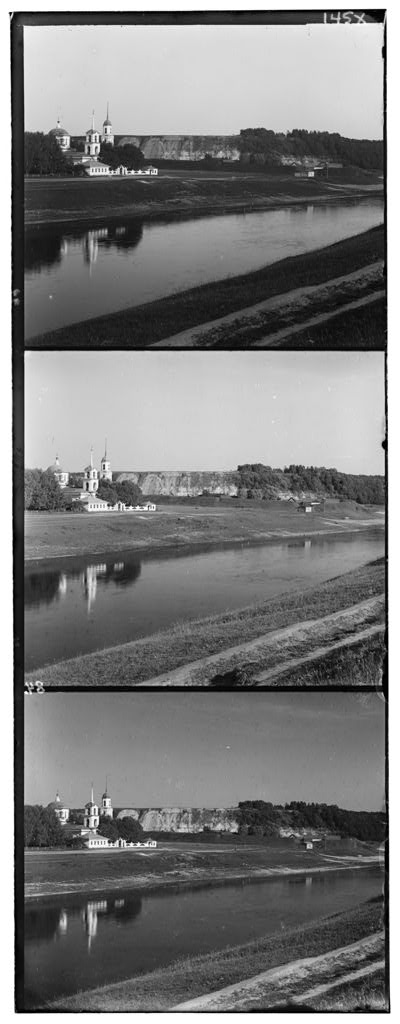
#> input picture School/UIUC/CSE543/HW1/data/00125v.jpg, 400 x 1024 px, found by its file name
$ python Assignment1.py   (older library calls are emulated)
#> lines starting #> are read from the running program, lines starting #| are printed output that depends on the picture
import numpy as np
import cv2
import os
import sys
from PIL import Image, ImageChops
import time

start_time = time.time()

print(os.path.exists('Assignement1\\data\\00125v.jpg'))
img = cv2.imread('Assignement1\\data\\00125v.jpg')
#> img is the input picture: shape (1024, 400, 3); min 0, max 255, mean 124.2
# print(img.shape)

# divide to 3 channel
def divideCh(img):
    height = np.floor(img.shape[0] / 3).astype(int)
    b = img[:height, :]
    g = img[height:(height*2), :]
    r = img[(height*2):(height*3), :]
    return b, g, r

# crop image to same size and get rid of border with some scale
def cropImg(img, scale):
    height = np.floor(img.shape[0]).astype(int)
    width = np.floor(img.shape[1]).astype(int)
    cropHeight = np.floor(img.shape[0] / scale).astype(int)
    cropWidth = np.floor(img.shape[1] / scale).astype(int)
    return img[cropHeight:(height - cropHeight), cropWidth:(width - cropWidth)]

# normalize
def avgmethod(img):
    # mean = np.mean(img)
    # return np.divide(img, mean)
    norm = cv2.normalize(img, None, alpha=0, beta=1, norm_type=cv2.NORM_MINMAX, dtype=cv2.CV_32F)
    return norm

# roll img
def rollImg(img, x, y):
    xRoll = np.roll(img, x, axis = 1)
    return np.roll(xRoll, y, axis = 0)

# ssd method
def ssd(img1, img2, posOff, searchWindow):
    xStart, yStart = posOff[0], posOff[1]
    err = sys.maxsize
    offset = posOff

    for i in range(xStart - searchWindow, xStart + searchWindow + 1):
        for j in range(yStart - searchWindow, yStart + searchWindow + 1):
            currentErr = np.sum((rollImg(img1, i, j) - img2)**2)
            if currentErr < err:
                err = currentErr
                offset = [i,j]
    print(offset)
    return offset

# ncc method
def ncc(img1, img2, posOff, searchWindow):
    xStart, yStart = posOff[0], posOff[1]
    corelation = 0
    offset = 0
    for i in range(xStart - searchWindow, xStart + searchWindow + 1):
            for j in range(yStart - searchWindow, yStart + searchWindow + 1):
                result = cv2.matchTemplate(rollImg(img1, i, j), img2, cv2.TM_CCOEFF_NORMED)
                # print(result)
                if result > corelation:
                    corelation = result
                    offset = [i,j]
    # print(offset)
    return offset

# image pyramid method
def imagePyramid(img1, img2, posOff, searchWindow, count):
    if(img1.shape[0] < 256):
        return ssd(img1, img2, posOff, searchWindow)
    else:
        lower_res1 = cv2.pyrDown(img1)
        lower_res2 = cv2.pyrDown(img2)
        newOff = np.multiply(imagePyramid(lower_res1, lower_res2, posOff, searchWindow, count - 1), 2)
        searchWindow = int(20/count)
        return ssd(img1, img2, newOff, searchWindow)

# mainly use for merging orignial BGR channels to compare with the result image
def merge(img1, img2, img3):
    b1,g1,r1 = cv2.split(img1)
    b2,g2,r2 = cv2.split(img2)
    b3,g3,r3 = cv2.split(img3)
    merged = cv2.merge([b1,g2,r3])
    # cv2.imshow('merge', merged)
    return merged

# shifting/offset method
def shifting(img, shiftx, shifty):
    rows, cols, c = img.shape
    shiftAmount = np.float32([[1,0,shiftx],[0,1,shifty]])
    shiftResult = cv2.warpAffine(img,shiftAmount,(cols,rows))
    return shiftResult

# merging BGR channels after shifting
def shiftmerge(img1, img2, img3):
    b1,g1,r1 = cv2.split(img1)
    b2,g2,r2 = cv2.split(img2)
    b3,g3,r3 = cv2.split(img3)
    shiftmerge = cv2.merge([b1,g2,r3])
    cv2.imshow('Shiftmerge', shiftmerge)
    return shiftmerge

################## main code ##################
scale = 20
posOff = [-5,5]
searchWindow = 20

# divide 3 channels
b, g, r = divideCh(img)
#> in divideCh, `b = img[:height, :]`:
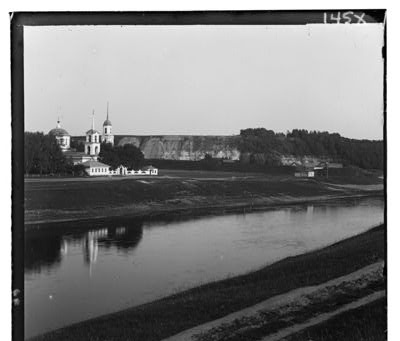
#> b: shape (341, 400, 3); min 0, max 255, mean 125.9
#> in divideCh, `g = img[height:(height*2), :]`:
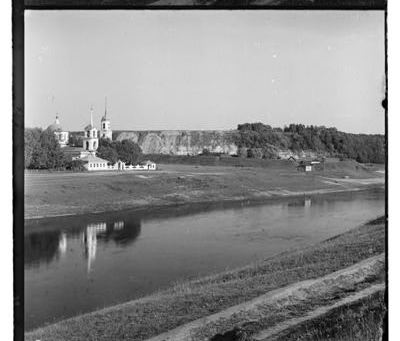
#> g: shape (341, 400, 3); min 0, max 255, mean 139.3
#> in divideCh, `r = img[(height*2):(height*3), :]`:
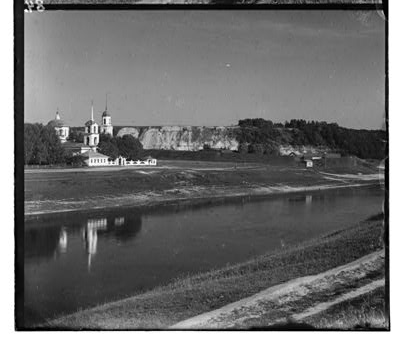
#> r: shape (341, 400, 3); min 0, max 255, mean 106.9

# crop the image to same size and get rid of border
b = cropImg(b, scale)
g = cropImg(g, scale)
r = cropImg(r, scale)

# normalize each channel
b = avgmethod(b)
g = avgmethod(g)
r = avgmethod(r)
# [16 lines of commented-out code are left out]
gbPyramid = imagePyramid(b, g, posOff, searchWindow, 10)
#> the loop in ssd, `for i in range(xStart - searchWindow, xStart + searchWindow + 1):` made 41 passes
#> pass 3, in rollImg (call 83), `xRoll = np.roll(img, x, axis = 1)`:
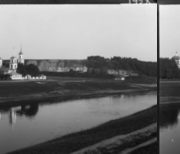
#> xRoll: shape (154, 180, 3) float32; min 0.0473, max 0.957, mean 0.482
#> after the loop in ssd, `for i in range(xStart - searchWindow, xStart + searchWindow + 1):`: err = 1671.6; offset = [0, -3]
#| [0, -3]
#> in imagePyramid, `newOff = np.multiply(imagePyramid(lower_res1, lower_res2, posOff, sear..`: newOff = [0, -6]
#| [-1, -6]
#> gbPyramid = [-1, -6]
rbPyramid = imagePyramid(b, r, posOff, searchWindow, 10)
#> call 3 of imagePyramid, with searchWindow = 20, count = 10
#> in imagePyramid (call 3), `lower_res2 = cv2.pyrDown(img2)`:
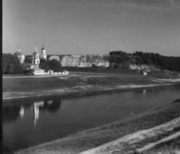
#> lower_res2: shape (154, 180, 3) float32; min 0.0489, max 0.91, mean 0.374
#| [0, -5]
#> in imagePyramid (call 3), `newOff = np.multiply(imagePyramid(lower_res1, lower_res2, posOff, sear..`: newOff = [0, -10]
#| [-1, -10]
#> rbPyramid = [-1, -10]
gShift = shifting(g, -gbPyramid[0], -gbPyramid[1])
rShift = shifting(r, -rbPyramid[0], -rbPyramid[1])
#> call 2 of shifting, with shiftx = 1, shifty = 10
#> in shifting (call 2), `shiftResult = cv2.warpAffine(img,shiftAmount,(cols,rows))`:
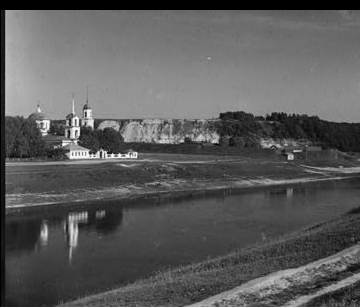
#> shiftResult: shape (307, 360, 3) float32; min 0, max 1, mean 0.36

# # merge 3 channels after shifting
shiftmerged = shiftmerge(b, gShift, rShift)
#> in shiftmerge, `shiftmerge = cv2.merge([b1,g2,r3])`:
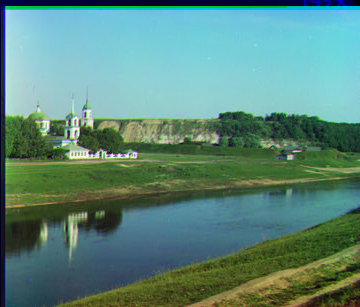
#> shiftmerge: shape (307, 360, 3) float32; mean B, G, R 0.483, 0.533, 0.36; drawn with min black and max white

# return/output image by * 25 to get [0:255]
# cv2.imwrite('ssd125vResult.jpg', 255*shiftmerged)

end_time = time.time()
total_time = end_time - start_time
print(total_time)

cv2.waitKey(0)

$ run again, with School/UIUC/CSE543/HW1/data/00153v.jpg copied over School/UIUC/CSE543/HW1/data/00125v.jpg
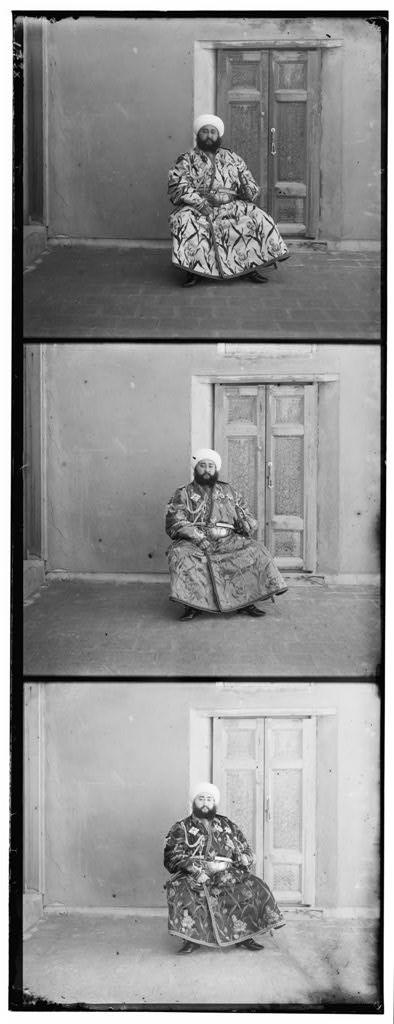
#> input picture School/UIUC/CSE543/HW1/data/00153v.jpg, 394 x 1024 px, found by its file name
#> img is the input picture: shape (1024, 394, 3); min 0, max 255, mean 145.2
#> after the loop in ssd, `for i in range(xStart - searchWindow, xStart + searchWindow + 1):`: err = 1559; offset = [0, -3]
#| [0, -3]
#> newOff = [0, -6]
#| [-2, -7]
#> gbPyramid = [-2, -7]
#> in imagePyramid (call 3), `lower_res2 = cv2.pyrDown(img2)`:
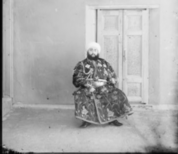
#> lower_res2: shape (154, 178, 3) float32; mean B, G, R 0.685, 0.685, 0.685
#| [0, -1]
#> newOff = [0, -2]
#| [0, -2]
#> in shiftmerge, `shiftmerge = cv2.merge([b1,g2,r3])`:
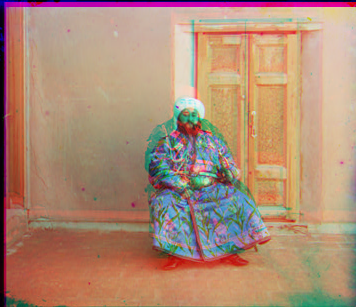
#> shiftmerge: shape (307, 356, 3) float32; mean B, G, R 0.462, 0.547, 0.686

$ run again, with School/UIUC/CSE543/HW1/data/00351v.jpg copied over School/UIUC/CSE543/HW1/data/00125v.jpg
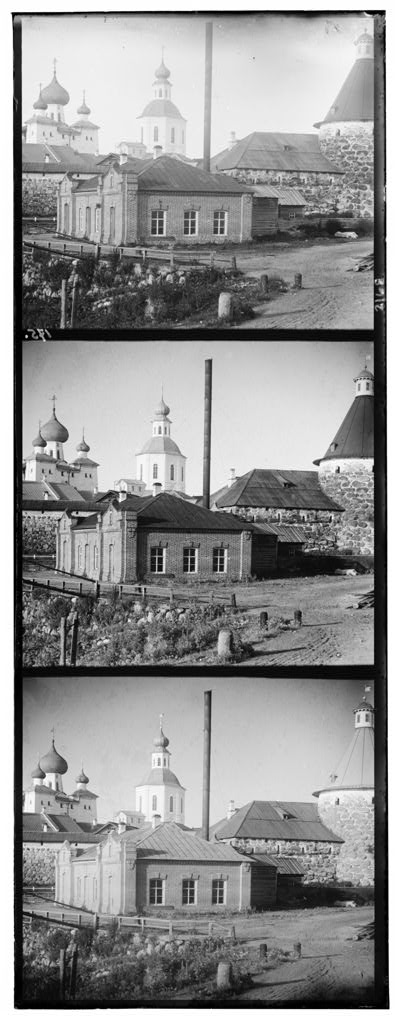
#> input picture School/UIUC/CSE543/HW1/data/00351v.jpg, 396 x 1024 px, found by its file name
#> img is the input picture: shape (1024, 396, 3); min 0, max 255, mean 146.8
#> after the loop in ssd, `for i in range(xStart - searchWindow, xStart + searchWindow + 1):`: err = 1658.8; offset = [0, -2]
#| [0, -2]
#> newOff = [0, -4]
#| [0, -4]
#| [0, 0]
#| [0, -1]
#> rbPyramid = [0, -1]
#> in shiftmerge, `shiftmerge = cv2.merge([b1,g2,r3])`:
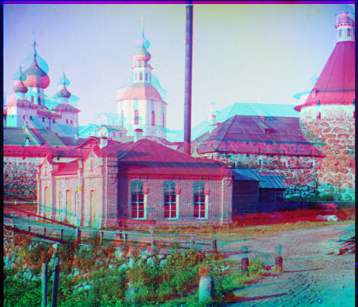
#> shiftmerge: shape (307, 358, 3) float32; mean B, G, R 0.621, 0.547, 0.55
